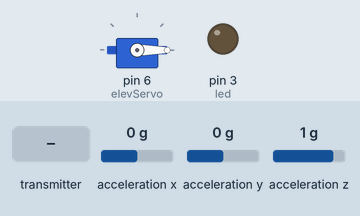
This sketch was run on a simulated Arduino Uno, built with avr-gcc and run on an emulated ATmega328P. Shown: servo, output pins drawn as LEDs (lit = HIGH). The test bench sets the inputs (shaded band); at power-on: acceleration x 0 g, acceleration y 0 g, acceleration z 1 g. No radio packets arrive unless stated.

Above: at 1.2 s.
1.3 s: the transmitter starts sending elevDeg = 0
4.3 s: the transmitter starts sending elevDeg = 45
At 4.5 s:
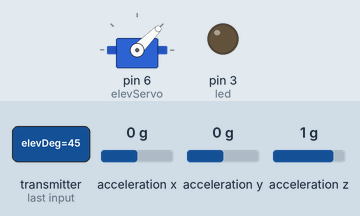
7.3 s: the transmitter starts sending elevDeg = 90
At 7.5 s:
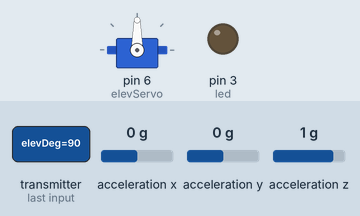
10.3 s: the transmitter starts sending elevDeg = 180
At 10.5 s:
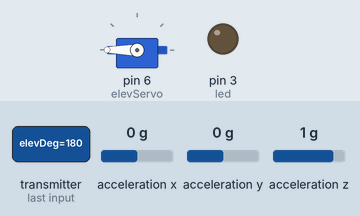
Timing chart, 0 to 13.3 s (numbered marks = the images above; inputs shaded):
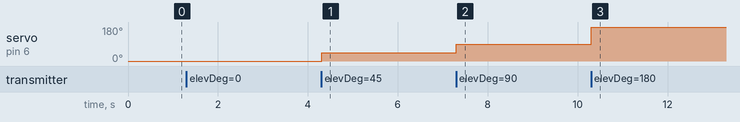

The sketch:

Plane_LCD.ino
```cpp
#include <Servo.h>
#include <RunningAverage.h>
#include <math.h>
#include <SPI.h>
#include "RF24.h"
#include <Wire.h>
#include <Adafruit_LIS3DH.h>
#include <Adafruit_Sensor.h>


#define PI 3.1415926535897932384626433832795
// Used for software SPI pins for accelerometer
#define LIS3DH_CLK 9
#define LIS3DH_MISO 14
#define LIS3DH_MOSI 10
#define LIS3DH_CS 15
Adafruit_LIS3DH lis = Adafruit_LIS3DH(LIS3DH_CS, LIS3DH_MOSI, LIS3DH_MISO, LIS3DH_CLK); //setup accelerometer


int led = 3; //control led
int alphadezi = 0; //0-9999 Angle of attack
int elevDeg = 0; //0-180 servo elevator degrees

RunningAverage alphaRA(70);//setup running average for accelerometer
int samples = 0;

Servo elevServo;//create servo for elevator

/****************** User Config Radio ***************************/
/***      Set this radio as radio number 0 or 1         ***/
bool radioNumber = 0;

/* Hardware configuration: Set up nRF24L01 radio on SPI bus plus pins 5 CSN & 4 CE*/
RF24 radio(5,4);
byte addresses[][6] = {"1Node","2Node"};

void setup() {

  lis.begin(0x18); //start accelerometer
  lis.setRange(LIS3DH_RANGE_4_G); //set accelerometer range

  pinMode(led, OUTPUT); //control led

  alphaRA.clear(); // explicitly start clean with running average

  elevServo.attach(6); //activate servo elevator

  //setting up radio
  radio.begin();
  radio.setChannel(10);
  // Set the PA Level low to prevent power supply related issues, RF24_PA_MAX is default.
  radio.setPALevel(RF24_PA_LOW);

  // Open a writing and reading pipe on each radio, with opposite addresses
  if(radioNumber){
    radio.openWritingPipe(addresses[1]);
    radio.openReadingPipe(1,addresses[0]);
  }else{
    radio.openWritingPipe(addresses[0]);
    radio.openReadingPipe(1,addresses[1]);
  }

  // Start the radio listening for data
  radio.startListening();
}

void loop() {

  lis.read(); //read all accelerometer levels
//  alphadezi=lis.x; //testing
  if (lis.z == 0){lis.z = 0.01;} //avoid division by zero
  if (lis.x == 0){lis.x = 0.01;} //avoid zero
  alphadezi = round(100 * atan2(lis.y, lis.z) * 180 / PI); //all the real math in here. calculate angle from acceleration vectors

  //simple moving average filter
  alphaRA.addValue(alphadezi);
  samples++;
  alphadezi=round(alphaRA.getAverage());
  alphadezi = (int)alphadezi; //typecast int because running average delivers float
  if (samples == 300) //clear filter from time to time
  {
    samples = 0;
    alphaRA.clear();
  }

  digitalWrite(led, LOW);
  if( radio.available()){
                                                                  // Variable for the received timestamp
    while (radio.available()) {                                   // While there is data ready
      radio.read( &elevDeg, sizeof(int) );                        // Get the payload
      digitalWrite(led, HIGH);                                    //set control led high
    }

    radio.stopListening();                                        // stop listening to send
    radio.write( &alphadezi, sizeof(int) );                       // Send alpha
    radio.startListening();                                       // Now, resume listening so we catch the next packets.

 }
elevServo.write(elevDeg);                                         //set servo angle


} // Loop
```

Measured:
- after the input at 4.3 s, servo on pin 6 (elevServo): 0° → 45° at once
- after the input at 7.3 s, servo on pin 6 (elevServo): 45° → 90° at once
- after the input at 10.3 s, servo on pin 6 (elevServo): 90° → 180° at once
